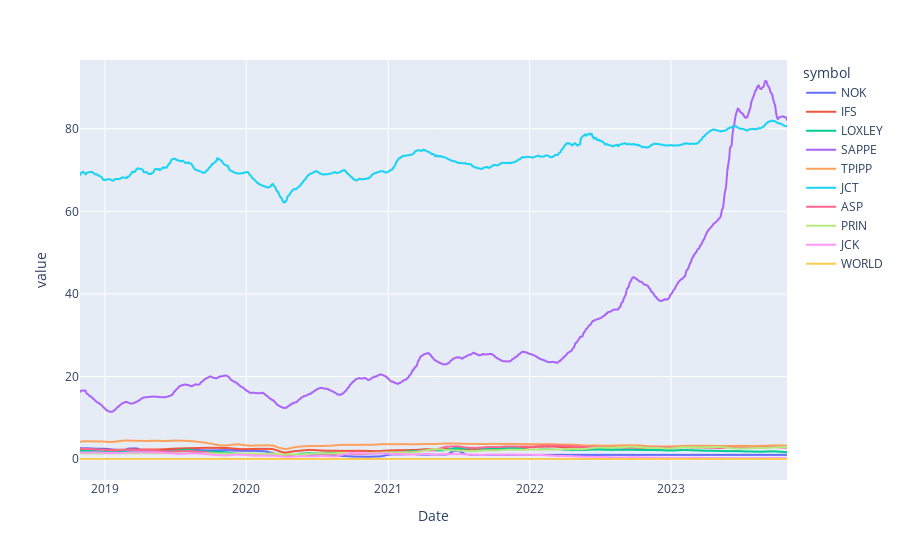

The notebook cell this image was saved under:
### Code cell
px.line(temp.rolling("30D", axis=0).mean())

### Figure 1 — Plotly figure (JSON) as saved in the notebook; plotly's stock layout.template omitted (floating-point values rounded to 4 significant figures; data arrays with more than 128 entries replaced by an {"elided": "..."} marker saying what was removed)
{"data": [{"hovertemplate": "symbol=NOK<br>Date=%{x}<br>value=%{y}<extra></extra>", "legendgroup": "NOK", "line": {"color": "#636efa", "dash": "solid"}, "marker": {"symbol": "circle"}, "mode": "lines", "name": "NOK", "showlegend": true, "type": "scattergl", "x": {"elided": "1263 str values"}, "xaxis": "x", "y": {"elided": "1263 float values"}, "yaxis": "y"}, {"hovertemplate": "symbol=IFS<br>Date=%{x}<br>value=%{y}<extra></extra>", "legendgroup": "IFS", "line": {"color": "#EF553B", "dash": "solid"}, "marker": {"symbol": "circle"}, "mode": "lines", "name": "IFS", "showlegend": true, "type": "scattergl", "x": {"elided": "1263 str values"}, "xaxis": "x", "y": {"elided": "1263 float values"}, "yaxis": "y"}, {"hovertemplate": "symbol=LOXLEY<br>Date=%{x}<br>value=%{y}<extra></extra>", "legendgroup": "LOXLEY", "line": {"color": "#00cc96", "dash": "solid"}, "marker": {"symbol": "circle"}, "mode": "lines", "name": "LOXLEY", "showlegend": true, "type": "scattergl", "x": {"elided": "1263 str values"}, "xaxis": "x", "y": {"elided": "1263 float values"}, "yaxis": "y"}, {"hovertemplate": "symbol=SAPPE<br>Date=%{x}<br>value=%{y}<extra></extra>", "legendgroup": "SAPPE", "line": {"color": "#ab63fa", "dash": "solid"}, "marker": {"symbol": "circle"}, "mode": "lines", "name": "SAPPE", "showlegend": true, "type": "scattergl", "x": {"elided": "1263 str values"}, "xaxis": "x", "y": {"elided": "1263 float values"}, "yaxis": "y"}, {"hovertemplate": "symbol=TPIPP<br>Date=%{x}<br>value=%{y}<extra></extra>", "legendgroup": "TPIPP", "line": {"color": "#FFA15A", "dash": "solid"}, "marker": {"symbol": "circle"}, "mode": "lines", "name": "TPIPP", "showlegend": true, "type": "scattergl", "x": {"elided": "1263 str values"}, "xaxis": "x", "y": {"elided": "1263 float values"}, "yaxis": "y"}, {"hovertemplate": "symbol=JCT<br>Date=%{x}<br>value=%{y}<extra></extra>", "legendgroup": "JCT", "line": {"color": "#19d3f3", "dash": "solid"}, "marker": {"symbol": "circle"}, "mode": "lines", "name": "JCT", "showlegend": true, "type": "scattergl", "x": {"elided": "1263 str values"}, "xaxis": "x", "y": {"elided": "1263 float values"}, "yaxis": "y"}, {"hovertemplate": "symbol=ASP<br>Date=%{x}<br>value=%{y}<extra></extra>", "legendgroup": "ASP", "line": {"color": "#FF6692", "dash": "solid"}, "marker": {"symbol": "circle"}, "mode": "lines", "name": "ASP", "showlegend": true, "type": "scattergl", "x": {"elided": "1263 str values"}, "xaxis": "x", "y": {"elided": "1263 float values"}, "yaxis": "y"}, {"hovertemplate": "symbol=PRIN<br>Date=%{x}<br>value=%{y}<extra></extra>", "legendgroup": "PRIN", "line": {"color": "#B6E880", "dash": "solid"}, "marker": {"symbol": "circle"}, "mode": "lines", "name": "PRIN", "showlegend": true, "type": "scattergl", "x": {"elided": "1263 str values"}, "xaxis": "x", "y": {"elided": "1263 float values"}, "yaxis": "y"}, {"hovertemplate": "symbol=JCK<br>Date=%{x}<br>value=%{y}<extra></extra>", "legendgroup": "JCK", "line": {"color": "#FF97FF", "dash": "solid"}, "marker": {"symbol": "circle"}, "mode": "lines", "name": "JCK", "showlegend": true, "type": "scattergl", "x": {"elided": "1263 str values"}, "xaxis": "x", "y": {"elided": "1263 float values"}, "yaxis": "y"}, {"hovertemplate": "symbol=WORLD<br>Date=%{x}<br>value=%{y}<extra></extra>", "legendgroup": "WORLD", "line": {"color": "#FECB52", "dash": "solid"}, "marker": {"symbol": "circle"}, "mode": "lines", "name": "WORLD", "showlegend": true, "type": "scattergl", "x": {"elided": "1263 str values"}, "xaxis": "x", "y": {"elided": "1263 float values"}, "yaxis": "y"}], "layout": {"legend": {"title": {"text": "symbol"}, "tracegroupgap": 0}, "margin": {"t": 60}, "xaxis": {"anchor": "y", "domain": [0, 1], "title": {"text": "Date"}}, "yaxis": {"anchor": "x", "domain": [0, 1], "title": {"text": "value"}}}}
